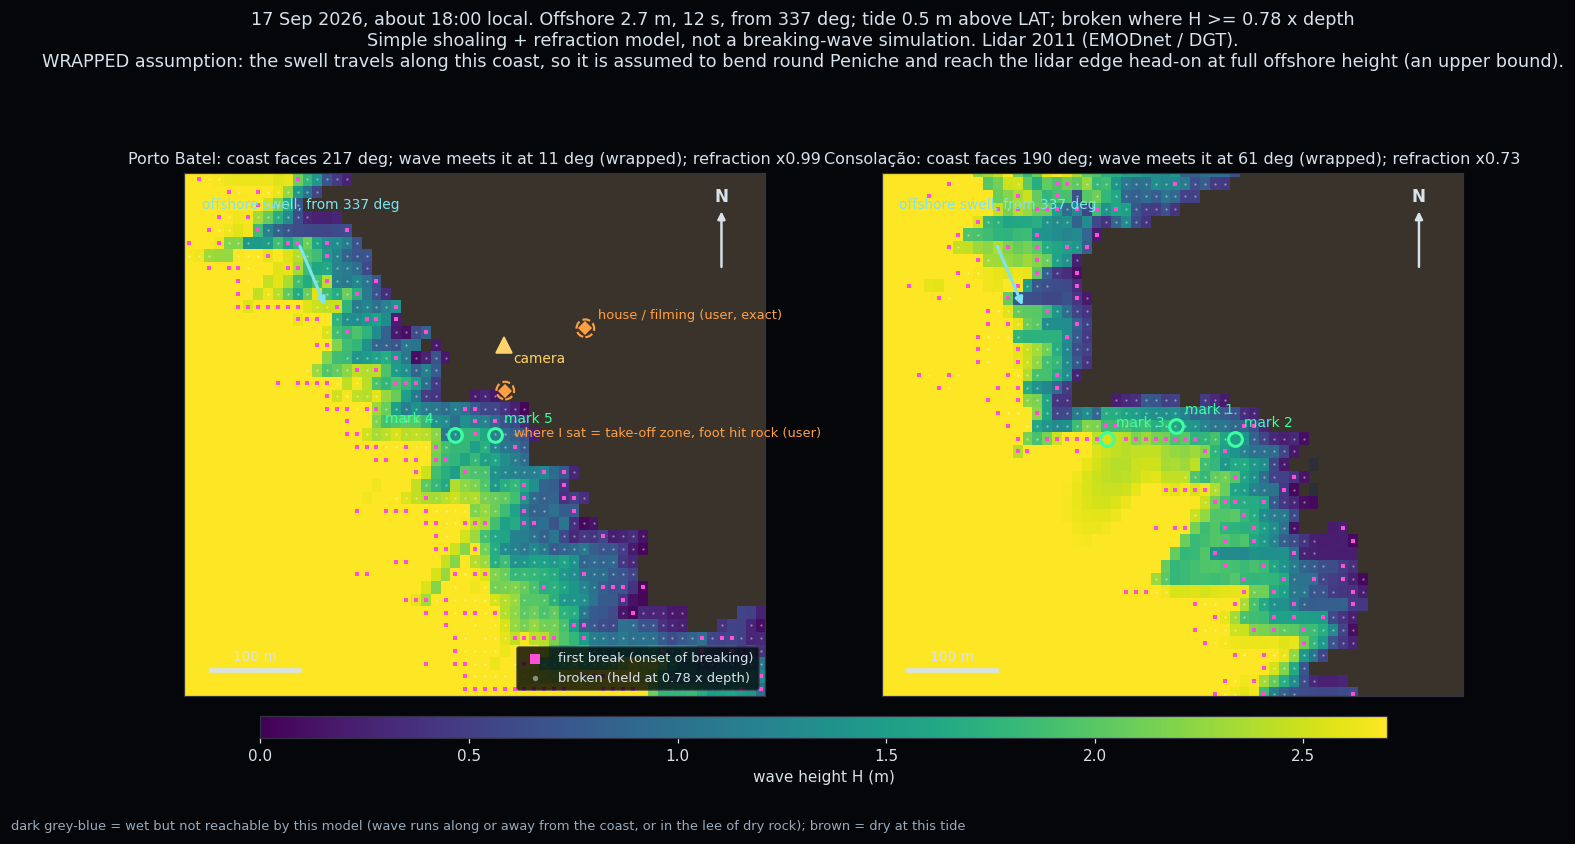

Generate this figure with Python:
"""A simple, honest swell model over the Consolação and Porto Batel reefs (Peniche, Portugal).

Run:  python simulate_swell.py
Reads  data/raw/590_HR_Lidar_Centro.nc           (2011 lidar, the same grid export_reefs.py uses)
       data/surf_zones.json                       (observer marks and the camera)
Writes simulate_swell.png                         (headline plot, two panels)
       ../01-seafloor/viewer/data/swell_sim.json  (one value per reef point, same order as reefs.json)

WHAT THIS MODEL DOES (in plain words)
  1. Shoaling:   a wave slows down as the water gets shallower; its energy bunches up, so it grows taller.
  2. Refraction: the part of a crest in shallower water is slower, so the crest bends to face the shore.
                 Bending spreads the crest over a longer stretch of coast, which makes the wave SMALLER.
  3. Breaking:   a wave is marked "broken" once its height reaches gamma x water depth (gamma = 0.78).
                 Inside the surf zone the height is held at gamma x depth. If the water deepens again,
                 the held-down wave is smaller than gamma x depth and counts as unbroken again (a "reform").

WHAT IT DOES NOT DO
  - It does not simulate the shape of a breaking wave (no lip, no barrel). It only says WHERE a wave of
    this size would be broken.
  - One wave height and one period stand in for the whole sea (real seas are a mix of sizes; sets are
    bigger than the average).
  - Refraction assumes the depth contours are straight and parallel to the local shore (Snell's law for a
    straight beach). Real reefs focus and spread waves in ways this cannot see.
  - It knows nothing outside the ~600 m lidar strip: no Peniche headland shadow, no offshore canyon.

WHY THERE ARE TWO MODES
  STRICT  (WRAPPED = False): the offshore wave direction is used as it is. Result for this case: both spots
          face SW to S, while a 337 or 325 deg swell travels towards the SSE, i.e. ALONG or AWAY from this
          coast. Straight-contour refraction cannot bring that wave in, so (nearly) every cell at the spots is
          flagged "not reachable". That is the honest answer of the simple model: the swell that reaches
          Consolação and Porto Batel has bent around the Peniche headland, which this model cannot compute.
  WRAPPED (WRAPPED = True, the default for the plot and viewer): a stated assumption instead. The wave is
          assumed to arrive at the outer edge of the lidar strip heading straight at the coast's general line
          (the shore direction averaged over ~600 m), with the full offshore height. Inside the strip it then
          shoals, refracts on the local contours and breaks as above. The full offshore height is an UPPER
          bound: wrapping round a headland always loses energy, and we do not know how much.
"""
import json
from pathlib import Path

import matplotlib
matplotlib.use("Agg")                     # draw to a file, not to a window
import matplotlib.pyplot as plt
import numpy as np
import xarray as xr
from scipy import ndimage as ndi

# =====================================================================================================
# CONFIG: the one block to edit. The default is the "total sea" case from the model forecast.
# =====================================================================================================
H0 = 2.7                    # offshore wave height (m), model total significant height, 17 Sep 2026 18:00 local
T = 12                   # wave period (s)
DIRECTION_FROM_DEG = 337    # where the waves come FROM, compass degrees (337 = NNW)
TIDE_ABOVE_LAT = 0.5       # tide (m above Lowest Astronomical Tide); water depth = lidar depth + this
GAMMA = 0.78                # breaking ratio: broken when height >= GAMMA x water depth
WRAPPED = True              # see "WHY THERE ARE TWO MODES" below; True = the wave is assumed to have wrapped
# Extra runs (numbers only, printed at the end):
CASES = {"total sea 2.7 m / 7.8 s / 337": (2.7, 7.8, 337),
         "swell only 1.9 m / 9.7 s / 325": (1.9, 9.7, 325)}
GAMMAS = [0.6, 0.78, 1.0]
# Model knobs (rarely touched):
NORMAL_SMOOTH_M = 100       # the shore direction is averaged over about this many metres
REGIONAL_SMOOTH_M = 600     # WRAPPED mode: the coast's general direction, averaged over about this many metres
EDGE_DEPTH_M = 12.0         # WRAPPED mode: water depth at the outer edge of the lidar strip (8-11 m + tide)
SET_FACTORS = [1.0, 1.2, 1.4]   # set waves: individual waves this many times the average height (numbers only)
# Where things happened on 17 Sep at Porto Batel. All points are observer marks from Google Earth (2026-11-12/13),
# checked against the lidar, so each is good to a few metres. (lat, lon)
# There is no outer-break pin yet: the old one (39.3183, -9.3591) was scaled from a sketch and was ~220 m out.
# Rock contact was observed in the take-off zone (2026-11-14), so it shares the take-off pin. The footage puts the
# take-off at the outer break, about 115 m (90-145 m) from the camera. Old rock-contact pin (39.3192267, -9.3562366) was on the
# dry shelf and is removed.
USER_SKETCH = {"filming position (13 m above water)": (39.319506, -9.355772),
               "take-off zone, where the observer sat; rock contact here (observed)": (39.318870, -9.356829)}
MAX_THETA0_DEG = 80         # waves meeting the coast at more than this angle: "not reachable by this model"
WET_MIN_M = 0.05            # cells with less water than this are treated as dry
# =====================================================================================================

g = 9.81                    # gravity (m/s^2)
HERE = Path(__file__).parent
NC_FILE = HERE / "data" / "raw" / "590_HR_Lidar_Centro.nc"
REEFS_JSON = HERE.parent / "01-seafloor" / "viewer" / "data" / "reefs.json"
OUT_JSON = HERE.parent / "01-seafloor" / "viewer" / "data" / "swell_sim.json"
OUT_PNG = HERE / "simulate_swell.png"
# Same box and flat-earth conversion as export_reefs.py, so every cell lines up with reefs.json.
BOX = dict(lon_min=-9.385, lon_max=-9.340, lat_min=39.310, lat_max=39.334)
ORIGIN_LAT, ORIGIN_LON = 39.322, -9.3625
M_PER_DEG = 111195.0


def to_metres(lon, lat):
    """Degrees -> metres east (x) and north (y) of the box middle."""
    return ((np.asarray(lon) - ORIGIN_LON) * M_PER_DEG * np.cos(np.radians(ORIGIN_LAT)),
            (np.asarray(lat) - ORIGIN_LAT) * M_PER_DEG)


# -----------------------------------------------------------------------------------------------------
# 1. WAVE PHYSICS FOR ONE DEPTH: the dispersion relation
# -----------------------------------------------------------------------------------------------------
# omega^2 = g k tanh(k d) links the wave's period (omega = 2 pi / T) to its wavenumber k (k = 2 pi / wavelength)
# in water of depth d. There is no neat formula for k, so we guess and improve the guess (Newton's method):
# each step moves k to where the straight-line approximation of the equation says it should be.
def wavenumber(T, d):
    omega = 2 * np.pi / T
    d = np.asarray(d, dtype=float)
    k = omega**2 / g / np.sqrt(np.tanh(omega**2 * d / g))       # a very good first guess (Eckart-style)
    for _ in range(20):                                          # 20 steps is far more than needed
        th = np.tanh(k * d)
        f = g * k * th - omega**2                                # how far we are from satisfying the equation
        df = g * th + g * k * d * (1 - th**2)                    # how fast f changes when k changes
        k = k - f / df
    return k


def wave_speeds(T, d):
    """Return k, phase speed c (crest speed) and group speed Cg (energy speed) at depth d."""
    k = wavenumber(T, d)
    c = (2 * np.pi / T) / k
    kd2 = np.minimum(2 * k * d, 700)                             # avoid overflow of sinh in very deep water
    Cg = c / 2 * (1 + kd2 / np.sinh(kd2))
    return k, c, Cg


# -----------------------------------------------------------------------------------------------------
# 2. LOAD THE GRID (exactly as export_reefs.py does)
# -----------------------------------------------------------------------------------------------------
ds = xr.open_dataset(NC_FILE)
s = ds.sel(lon=slice(BOX["lon_min"], BOX["lon_max"]), lat=slice(BOX["lat_min"], BOX["lat_max"])).load()
lidar = -s.elevation.values.astype(float)                        # depth below LAT, positive down (land negative)
lon2d, lat2d = np.meshgrid(s.lon.values, s.lat.values)           # rows = south to north, columns = west to east
X, Y = to_metres(lon2d, lat2d)
valid = np.isfinite(lidar)
dx = float(np.diff(X[0, :]).mean()); dy = float(np.diff(Y[:, 0]).mean())

# Check that our cells are the reefs.json points, in the same order (row by row, only cells with data).
reefs = json.loads(REEFS_JSON.read_text())
n_reef = len(reefs["depth_m"])
assert valid.sum() == n_reef, f"cell count {valid.sum()} != reefs.json {n_reef}"
for idx in [0, n_reef // 3, n_reef // 2, n_reef - 1]:            # spot-check a few coordinates and depths
    assert abs(X[valid][idx] - reefs["x_m"][idx]) < 0.11 and abs(Y[valid][idx] - reefs["y_m"][idx]) < 0.11
    assert abs(lidar[valid][idx] - reefs["depth_m"][idx]) < 0.006
print(f"grid {lidar.shape}, cells {dx:.1f} m x {dy:.1f} m; {n_reef} cells match reefs.json in count, order and position")

# -----------------------------------------------------------------------------------------------------
# 3. WHICH WAY IS "TOWARDS THE SHORE" AT EACH CELL? (depends on the tide, not on the wave)
# -----------------------------------------------------------------------------------------------------
# Distance from every cell to the nearest dry cell, then smoothed over ~100 m. Walking downhill on that
# smoothed distance map points straight at the coast; that direction is the local "shore-normal".
def shore_normal(tide, smooth_m=NORMAL_SMOOTH_M):
    d = lidar + tide
    dry = valid & (d <= WET_MIN_M)
    dist = ndi.distance_transform_edt(~dry, sampling=(dy, dx))   # metres to the nearest dry cell
    sm = ndi.gaussian_filter(dist, sigma=(smooth_m / 2 / dy, smooth_m / 2 / dx))
    gy, gx = np.gradient(sm, dy, dx)                             # slope of the distance map (points to sea)
    norm = np.hypot(gx, gy) + 1e-9
    return -gx / norm, -gy / norm, sm, norm                      # unit vector TOWARDS the shore, smoothed distance, its slope


# -----------------------------------------------------------------------------------------------------
# 4. RUN ONE CASE
# -----------------------------------------------------------------------------------------------------
def run(H0, T, direction_from, tide, gamma, wrapped=WRAPPED):
    d = lidar + tide                                             # water depth (m)
    wet = valid & (d > WET_MIN_M)
    nx, ny, smdist, slope = shore_normal(tide)

    # Wave travel direction offshore: it comes FROM direction_from, so it travels towards direction_from + 180.
    # Compass bearing b -> map vector (east, north) = (sin b, cos b).
    to = np.radians(direction_from + 180)
    ux0, uy0 = np.sin(to), np.cos(to)
    ux_off, uy_off = ux0, uy0                                    # kept for the plot arrow
    c0 = g * T / (2 * np.pi)                                     # deep-water crest speed
    c_ref = c0                                                   # Snell's law compares speeds with this one
    if wrapped:
        # WRAPPED: the incoming direction is the coast's general shoreward direction (one per cell, smooth),
        # and Snell's law starts at the edge of the lidar strip, so it compares with the crest speed there.
        ux0, uy0, _, _ = shore_normal(tide, REGIONAL_SMOOTH_M)
        c_ref = wave_speeds(T, EDGE_DEPTH_M)[1]

    # theta0 = angle between the offshore travel direction and the shoreward normal (0 = waves head straight in).
    cos_t0 = np.clip(ux0 * nx + uy0 * ny, -1, 1)
    theta0 = np.arccos(cos_t0)
    side = np.sign(nx * uy0 - ny * ux0)                          # which way the wave is turned from the normal
    reachable = wet & (np.degrees(theta0) < MAX_THETA0_DEG)

    # Physics at every wet cell
    dd = np.where(wet, d, 1.0)                                   # dummy depth on dry cells (masked out later)
    k, c, Cg = wave_speeds(T, dd)
    Cg0 = c0 / 2                                                 # deep-water energy speed = g T / (4 pi)
    Ks = np.sqrt(Cg0 / Cg)                                       # shoaling: slower energy -> taller wave
    sin_t = np.sin(theta0) * c / c_ref                              # Snell's law: sin(theta)/c stays the same
    theta = np.arcsin(np.clip(sin_t, -1, 1))                     # local angle of the crest to the depth contours
    Kr = np.sqrt(np.clip(np.cos(theta0), 1e-6, None) / np.cos(theta))   # refraction: crests spread -> smaller
    Hlin = H0 * Ks * Kr                                          # height if nothing broke on the way in

    # Local travel direction: the shoreward normal turned by theta towards the offshore direction.
    ct, st = np.cos(theta), np.sin(theta) * side
    ux = nx * ct - ny * st                                       # rotate (nx, ny) by angle st
    uy = nx * st + ny * ct

    # ---- March shoreward: from the outer cells inwards, each cell looks one step back out to sea ----
    # Cells are visited from far-from-shore to near-shore. For each cell we find the cell one step seaward along
    # the shore-normal ("upstream"). Its height is carried in with shoaling + refraction; breaking caps it.
    step = max(dx, dy)
    rows, cols = np.nonzero(reachable)
    order = np.argsort(-smdist[rows, cols], kind="stable")
    H = np.full(lidar.shape, np.nan)
    broken = np.zeros(lidar.shape, bool)
    first = np.zeros(lidar.shape, bool)                          # outermost cell of each surf zone (break onset)
    phase = np.full(lidar.shape, np.nan)
    rank = np.full(lidar.shape, -1)
    rank[rows[order], cols[order]] = np.arange(len(order))
    n_edge = n_shelter = 0
    for r, cc in zip(rows[order], cols[order]):
        ur = int(round(r - ny[r, cc] * step / dy))               # one step seaward (minus the shoreward normal)
        uc = int(round(cc - nx[r, cc] * step / dx))
        inside = 0 <= ur < lidar.shape[0] and 0 <= uc < lidar.shape[1]
        if inside and valid[ur, uc] and not (d[ur, uc] > WET_MIN_M):
            H[r, cc] = np.nan; n_shelter += 1                    # dry land right seaward: in its lee, not modelled
            continue
        if inside and 0 <= rank[ur, uc] < rank[r, cc] and np.isfinite(H[ur, uc]):
            # carry the upstream height in: scale by how much shoaling+refraction changes between the two cells
            h = H[ur, uc] * (Ks[r, cc] * Kr[r, cc]) / (Ks[ur, uc] * Kr[ur, uc])
            # phase: add k x (metres moved towards the shore). "Metres towards the shore" is the drop in the smoothed
            # distance-to-shore map, so the crests (lines of equal phase) follow the shape of the coast.
            ph = phase[ur, uc] + k[r, cc] * (smdist[ur, uc] - smdist[r, cc]) / max(slope[r, cc], 0.5)
            up_broken = broken[ur, uc]
        else:
            # no usable upstream cell: this is the outer edge of the data (or a gap); start from the offshore wave
            h = Hlin[r, cc]
            ph = -k[r, cc] * smdist[r, cc]                       # crest lines at the edge follow the coast's shape
            up_broken = False; n_edge += 1
        if h >= gamma * d[r, cc]:                                # too tall for this depth: broken, held at gamma*d
            h = gamma * d[r, cc]; broken[r, cc] = True
            first[r, cc] = not up_broken
        H[r, cc] = h; phase[r, cc] = ph

    drawn = np.isfinite(H)
    return dict(d=d, wet=wet, reachable=reachable, drawn=drawn, H=H, broken=broken & drawn, first=first & drawn,
                k=k, phase=phase, theta0=np.degrees(theta0), Ks=Ks, Kr=Kr, nx=nx, ny=ny, ux0=ux_off, uy0=uy_off,
                n_edge=n_edge, n_shelter=n_shelter)


# -----------------------------------------------------------------------------------------------------
# 5. SANITY CHECKS ON THE PHYSICS
# -----------------------------------------------------------------------------------------------------
for TT in (7.8, 9.7):
    k4, c4, Cg4 = wave_speeds(TT, 4.0)
    print(f"check: T={TT} s, d=4 m -> wavelength {2*np.pi/k4:.0f} m, Ks = {np.sqrt(g*TT/(4*np.pi)/Cg4):.3f}")
kdeep = wavenumber(7.8, 500.0)
print(f"check: deep water k = {kdeep:.5f}, omega^2/g = {(2*np.pi/7.8)**2/g:.5f}")

# -----------------------------------------------------------------------------------------------------
# 6. THE MARKS, AND A HELPER THAT READS THE MODEL ALONG A LINE THROUGH A MARK
# -----------------------------------------------------------------------------------------------------
zones = json.loads((HERE / "data" / "surf_zones.json").read_text())
marks = [dict(m, x=float(to_metres(m["lon"], m["lat"])[0]), y=float(to_metres(m["lon"], m["lat"])[1])) for m in zones["marks"]]
cam = zones["camera"]; cam_x, cam_y = (float(v) for v in to_metres(cam["lon"], cam["lat"]))
x1, y1 = X[0, :], Y[:, 0]


def cell_of(x, y):
    return int(round((y - y1[0]) / dy)), int(round((x - x1[0]) / dx))


def transect(res, x, y, back=450, fwd=80, ds=2.0):
    """Walk along the shore-normal through (x, y), from `back` m seaward to `fwd` m shoreward.
    Returns positions s (m, positive = seaward of the mark) and the model state at each sample."""
    r, c = cell_of(x, y)
    nx, ny = res["nx"][r, c], res["ny"][r, c]
    out = []
    for s_ in np.arange(back, -fwd - ds, -ds):                   # from sea to shore
        rr, cc = cell_of(x - nx * s_, y - ny * s_)
        if 0 <= rr < lidar.shape[0] and 0 <= cc < lidar.shape[1] and res["drawn"][rr, cc]:
            out.append((s_, rr, cc))
    return out


def break_onsets(res, x, y):
    """Break onsets (unbroken -> broken, walking shoreward) along the transect through a mark."""
    tr = transect(res, x, y)
    ons, prev = [], False
    for s_, rr, cc in tr:
        b = res["broken"][rr, cc]
        if b and not prev:
            ons.append(dict(s=s_, H=res["H"][rr, cc], d=res["d"][rr, cc], lidar=lidar[rr, cc]))
        prev = b
    return ons


def near_spot(res, x, y, radius=60):
    m = res["wet"] & (np.hypot(X - x, Y - y) < radius)       # all wet cells, drawn or not
    return {k_: float(np.nanmedian(res[k_][m])) for k_ in ("theta0", "Ks", "Kr")}


def compass(nx, ny):
    return (np.degrees(np.arctan2(nx, ny)) + 360) % 360


pb = [m for m in marks if m["spot"] == "Porto Batel"]            # marks 4 and 5 (inner reform line)
co = [m for m in marks if m["spot"] == "Consolação"]
SPOTS = {"Porto Batel": (np.mean([m["x"] for m in pb]), np.mean([m["y"] for m in pb]), pb),
         "Consolação": (np.mean([m["x"] for m in co]), np.mean([m["y"] for m in co]), co)}


def summary(res, label):
    print(f"\n== {label} ==  edge starts {res['n_edge']}, lee-of-dry cells dropped {res['n_shelter']}, "
          f"not reachable {int((res['wet'] & ~res['reachable']).sum())}, drawn {int(res['drawn'].sum())}, "
          f"broken {int(res['broken'].sum())}")
    for spot, (sx, sy, ms) in SPOTS.items():
        r, c = cell_of(sx, sy)
        loc = near_spot(res, sx, sy)
        print(f"  {spot}: shore-normal points to {compass(res['nx'][r, c], res['ny'][r, c]):.0f} deg "
              f"(coast faces {(compass(res['nx'][r, c], res['ny'][r, c]) + 180) % 360:.0f} deg); "
              f"theta0 {loc['theta0']:.0f} deg, Ks {loc['Ks']:.2f}, Kr {loc['Kr']:.2f} (median within 60 m)")
        for m in ms:
            ons = break_onsets(res, m["x"], m["y"])
            mr, mc = cell_of(m["x"], m["y"])
            state = ("broken" if res["broken"][mr, mc] else "unbroken") if res["drawn"][mr, mc] else "not drawn"
            txt = "; ".join(f"onset {o['s']:+.0f} m (H {o['H']:.2f} m, water {o['d']:.2f} m, lidar {o['lidar']:.2f} m)" for o in ons)
            print(f"    {m['name']} (lidar {m['depth_m_below_lat']} m, model {state} there): {txt or 'no break on its transect'}")


# -----------------------------------------------------------------------------------------------------
# 7. RUN: main case (for the plot and the viewer), the two forecast cases, and gamma sensitivity
# -----------------------------------------------------------------------------------------------------
main = run(H0, T, DIRECTION_FROM_DEG, TIDE_ABOVE_LAT, GAMMA)
assert not np.isnan(main["k"][main["wet"]]).any() and not np.isnan(main["Ks"][main["wet"]]).any(), "NaN in wet cells"
assert not np.isnan(main["H"][main["drawn"]]).any()
print("check: no NaNs in k, Ks for wet cells, nor in H/phase where drawn:",
      not np.isnan(main["phase"][main["drawn"]]).any())
results = {}
for mode in (False, True):                                       # STRICT first, then WRAPPED
    for name, (h, tt, dr) in CASES.items():
        results[(name, mode)] = run(h, tt, dr, TIDE_ABOVE_LAT, GAMMA, wrapped=mode)
        summary(results[(name, mode)], f"{'WRAPPED' if mode else 'STRICT'}: {name}, gamma {GAMMA}")


def first_onsets(res):
    parts = []
    for m in pb:
        ons = break_onsets(res, m["x"], m["y"])
        parts.append(f"{m['name']}: " + (f"{ons[0]['s']:+.0f} m, lidar {ons[0]['lidar']:.2f} m, H {ons[0]['H']:.2f} m" if ons else "none"))
    return " | ".join(parts)


print(f"\n== gamma sensitivity (main case, {'WRAPPED' if WRAPPED else 'STRICT'}): outermost break onset on the transects through marks 4 and 5 ==")
for gm in GAMMAS:
    rg = main if gm == GAMMA else run(H0, T, DIRECTION_FROM_DEG, TIDE_ABOVE_LAT, gm)
    print(f"  gamma {gm}: broken cells {int(rg['broken'].sum())}; " + first_onsets(rg))
print("\n== set waves (main case): offshore height x factor ==")
for f_ in SET_FACTORS:
    rs = main if f_ == 1.0 else run(H0 * f_, T, DIRECTION_FROM_DEG, TIDE_ABOVE_LAT, GAMMA)
    print(f"  H0 {H0 * f_:.2f} m: " + first_onsets(rs))

# -----------------------------------------------------------------------------------------------------
# 7b. OBSERVER MARKS, 17 SEP: what the lidar and the model say at the outer break, take-off and rock
# -----------------------------------------------------------------------------------------------------
sketch = {name: tuple(float(v) for v in to_metres(lo, la)) for name, (la, lo) in USER_SKETCH.items()}
print("\n== Observer marks, 17 Sep (Google Earth, a few metres) ==")
for name, (sx_, sy_) in sketch.items():
    near30 = valid & (np.hypot(X - sx_, Y - sy_) <= 30)
    r_, c_ = cell_of(sx_, sy_)
    inside = 0 <= r_ < lidar.shape[0] and 0 <= c_ < lidar.shape[1] and valid[r_, c_]
    dep = lidar[near30]
    print(f"  {name}: inside lidar: {inside}; lidar depth within 30 m: median {np.median(dep):.2f} m, "
          f"range {dep.min():.2f} to {dep.max():.2f} m ({dep.size} cells)" if dep.size else f"  {name}: no lidar within 30 m")
    for (cname, mode), res in results.items():
        cell = res["drawn"][r_, c_] if inside else False
        fbd = np.hypot(X[res["first"]] - sx_, Y[res["first"]] - sy_)
        j = int(np.argmin(fbd)) if fbd.size else None
        where = (f"nearest model first-break cell {fbd[j]:.0f} m away (lidar {lidar[res['first']][j]:.2f} m)" if j is not None else "no first-break cells")
        state = (f"water {res['d'][r_, c_]:.2f} m, H {res['H'][r_, c_]:.2f} m, {'broken' if res['broken'][r_, c_] else 'unbroken'}"
                 if cell else ("not reachable" if inside and res["wet"][r_, c_] else "not drawn"))
        print(f"    {'WRAPPED' if mode else 'STRICT '} {cname}: {state}; {where}")
# Lidar profile from the filming position out through the take-off mark, to 250 m (the line the waves came in along)
hx, hy = sketch["filming position (13 m above water)"]
sx2, sy2 = sketch["take-off zone, where the observer sat; rock contact here (observed)"]
ux, uy = (sx2 - hx) / np.hypot(sx2 - hx, sy2 - hy), (sy2 - hy) / np.hypot(sx2 - hx, sy2 - hy)   # unit step, 1 m
prof = []
for dist in range(40, 251, 10):
    r_, c_ = cell_of(hx + dist * ux, hy + dist * uy)
    ok = 0 <= r_ < lidar.shape[0] and 0 <= c_ < lidar.shape[1] and valid[r_, c_]
    prof.append(f"{dist}m:{lidar[r_, c_]:.1f}" if ok else f"{dist}m:gap")
print(f"  lidar depth below LAT along the line filming position -> take-off mark -> 250 m (distance from the filming position):")
print("   ", " ".join(prof))

# -----------------------------------------------------------------------------------------------------
# 8. VIEWER FILE: one value per reefs.json point, same order
# -----------------------------------------------------------------------------------------------------
v = valid                                                        # row-by-row order of cells with data = reefs.json order
state = np.zeros(lidar.shape, int)                               # 0 dry / not drawn, 1 unbroken, 2 broken, 3 not reachable
state[main["drawn"]] = 1
state[main["broken"]] = 2
state[main["wet"] & ~main["reachable"]] = 3
viewer = dict(
    meta=dict(case="17 Sep 2026 about 18:00 local, Porto Batel and Consolação",
              config=dict(H0_m=H0, T_s=T, direction_from_deg=DIRECTION_FROM_DEG, tide_above_lat_m=TIDE_ABOVE_LAT,
                          gamma=GAMMA, omega_rad_s=round(2 * np.pi / T, 5), normal_smooth_m=NORMAL_SMOOTH_M,
                          max_theta0_deg=MAX_THETA0_DEG),
              mode="WRAPPED" if WRAPPED else "STRICT",
              viewer_note=("Assumed: the swell bends round Peniche and reaches the edge of the lidar strip head-on at full "
                           "offshore height (an upper bound). Taken as it is, a 337 deg swell runs along this coast and the "
                           "simple model cannot bring it in." if WRAPPED else ""),
              order="same order and count as reefs.json", n_points=int(v.sum()),
              fields=dict(H="wave height (m), -1 where not drawn", broken="1 = broken (height held at gamma x depth)",
                          k="wavenumber (rad/m), 0 where dry", phase="phase (rad): k summed along the shoreward march (crests follow the 100 m smoothed shore line), wrapped to 0..2pi",
                          state="0 dry or in the lee of dry land, 1 unbroken, 2 broken, 3 not reachable (wave runs along/away from coast)"),
              assumptions=["linear waves, one height and one period for the whole sea",
                           "offshore height treated as deep-water height; no losses before the lidar edge",
                           "refraction by Snell's law for straight contours parallel to the local (100 m smoothed) shore",
                           "no sheltering by the Peniche headland, no bathymetry outside the ~600 m lidar strip",
                           "breaking when H >= gamma x depth; inside the surf zone H is held at gamma x depth; reform when the water deepens",
                           "it does not simulate the shape of a breaking wave"]),
    H=np.round(np.where(main["drawn"], main["H"], -1)[v], 2).tolist(),
    broken=main["broken"][v].astype(int).tolist(),
    k=np.round(np.where(main["wet"], main["k"], 0)[v], 4).tolist(),
    phase=np.round(np.where(main["drawn"], np.mod(main["phase"], 2 * np.pi), 0)[v], 3).tolist(),
    state=state[v].tolist(),
)
assert len(viewer["H"]) == n_reef
OUT_JSON.write_text(json.dumps(viewer, separators=(",", ":")))
print(f"\nwrote {OUT_JSON.name}: {n_reef} points, {OUT_JSON.stat().st_size // 1024} KB")

# -----------------------------------------------------------------------------------------------------
# 9. HEADLINE PLOT
# -----------------------------------------------------------------------------------------------------
BG, FG = "#04060a", "#d8e2ea"
fig, axes = plt.subplots(1, 2, figsize=(15, 7.6), facecolor=BG)
Hmap = np.ma.masked_invalid(main["H"])
land = np.ma.masked_where(~(valid & ~main["wet"]), np.ones_like(lidar))
unreach = np.ma.masked_where(~(main["wet"] & ~main["drawn"]), np.ones_like(lidar))
xe = np.append(x1 - dx / 2, x1[-1] + dx / 2); ye = np.append(y1 - dy / 2, y1[-1] + dy / 2)
for ax, (spot, (sx, sy, ms)) in zip(axes, SPOTS.items()):
    ax.set_facecolor(BG)
    ax.pcolormesh(xe, ye, land, cmap=matplotlib.colors.ListedColormap(["#3a332b"]), shading="flat")
    ax.pcolormesh(xe, ye, unreach, cmap=matplotlib.colors.ListedColormap(["#2a2f38"]), shading="flat")
    pm = ax.pcolormesh(xe, ye, Hmap, cmap="viridis", vmin=0, vmax=max(2.5, H0), shading="flat")
    fb = main["first"]
    ax.scatter(X[fb], Y[fb], s=7, c="#ff4fd8", marker="s", lw=0, label="first break (onset of breaking)")
    bk = main["broken"] & ~fb
    ax.scatter(X[bk], Y[bk], s=2, c="white", alpha=0.45, lw=0, label="broken (held at 0.78 x depth)")
    for m in ms:
        ax.plot(m["x"], m["y"], "o", ms=9, mfc="none", mec="#3dffa0", mew=2)
        ax.annotate(m["name"].replace("Surf zone ", "mark "), (m["x"], m["y"]), xytext=(-46 if m["name"].endswith("4") else 6, 8), textcoords="offset points",
                    color="#3dffa0", fontsize=9)
    if spot == "Porto Batel":
        ax.plot(cam_x, cam_y, "^", ms=10, color="#ffd36b")
        for nm, (ux_, uy_) in sketch.items():                    # observer marks: dashed circles = 10 m
            ax.add_patch(plt.Circle((ux_, uy_), 10, fill=False, ls="--", lw=1.4, ec="#ff9f43"))
            ax.plot(ux_, uy_, "D", ms=6, color="#ff9f43")
            off, ha = {"filmi": ((8, 6), "left"), "take-": ((6, -30), "left")}.get(nm[:5], ((6, 6), "left"))
            ax.annotate(nm.replace(" with whitewater", ""), (ux_, uy_), xytext=off, textcoords="offset points",
                        color="#ff9f43", fontsize=8.5, ha=ha)
        ax.annotate("camera", (cam_x, cam_y), xytext=(6, -12), textcoords="offset points", color="#ffd36b", fontsize=9)
    half = 330
    ax.set_xlim(sx - half, sx + half); ax.set_ylim(sy - half * 0.9, sy + half * 0.9); ax.set_aspect("equal")
    ax.set_xticks([]); ax.set_yticks([])
    for sp in ax.spines.values(): sp.set_color("#334")
    r, c = cell_of(sx, sy); loc = near_spot(main, sx, sy)
    ax.set_title(f"{spot}: coast faces {(compass(main['nx'][r, c], main['ny'][r, c]) + 180) % 360:.0f} deg; "
                 f"wave meets it at {loc['theta0']:.0f} deg" + (" (wrapped)" if WRAPPED else "") + f"; refraction x{loc['Kr']:.2f}",
                 color=FG, fontsize=10.5)
    # north arrow and scale bar
    x0, y0 = sx + half - 50, sy + half * 0.9 - 110
    ax.annotate("", (x0, y0 + 70), (x0, y0), arrowprops=dict(arrowstyle="-|>", color=FG, lw=1.6))
    ax.text(x0, y0 + 78, "N", color=FG, ha="center", fontsize=11, weight="bold")
    bx, by = sx - half + 30, sy - half * 0.9 + 30
    ax.plot([bx, bx + 100], [by, by], color=FG, lw=3); ax.text(bx + 50, by + 10, "100 m", color=FG, ha="center", fontsize=9)
    # offshore wave direction arrow
    ax.annotate("", (sx - half + 130 + main["ux0"] * 80, sy + half * 0.9 - 80 + main["uy0"] * 80),
                (sx - half + 130, sy + half * 0.9 - 80), arrowprops=dict(arrowstyle="-|>", color="#7fe3f0", lw=2))
    ax.text(sx - half + 20, sy + half * 0.9 - 40, f"offshore swell, from {DIRECTION_FROM_DEG} deg", color="#7fe3f0", fontsize=9)
leg = axes[0].legend(loc="lower right", fontsize=8.5, facecolor=BG, edgecolor="#334", labelcolor=FG, markerscale=2.5)
cb = fig.colorbar(pm, ax=axes, orientation="horizontal", fraction=0.035, pad=0.03, aspect=50); cb.set_label("wave height H (m)", color=FG)
cb.ax.tick_params(colors=FG); cb.outline.set_edgecolor("#334")
fig.text(0.02, 0.0, "dark grey-blue = wet but not reachable by this model (wave runs along or away from the coast, or in the lee of dry rock); brown = dry at this tide",
         color="#9ab", fontsize=8.5)
fig.suptitle(f"17 Sep 2026, about 18:00 local. Offshore {H0} m, {T} s, from {DIRECTION_FROM_DEG} deg; tide {TIDE_ABOVE_LAT} m above LAT; "
             f"broken where H >= {GAMMA} x depth\nSimple shoaling + refraction model, not a breaking-wave simulation. "
             "Lidar 2011 (EMODnet / DGT)." + (
                 "\nWRAPPED assumption: the swell travels along this coast, so it is assumed to bend round Peniche and reach the lidar edge "
                 "head-on at full offshore height (an upper bound)." if WRAPPED else ""), color=FG, fontsize=11.5)
fig.savefig(OUT_PNG, dpi=110, bbox_inches="tight", facecolor=BG)
print("wrote", OUT_PNG.name)
